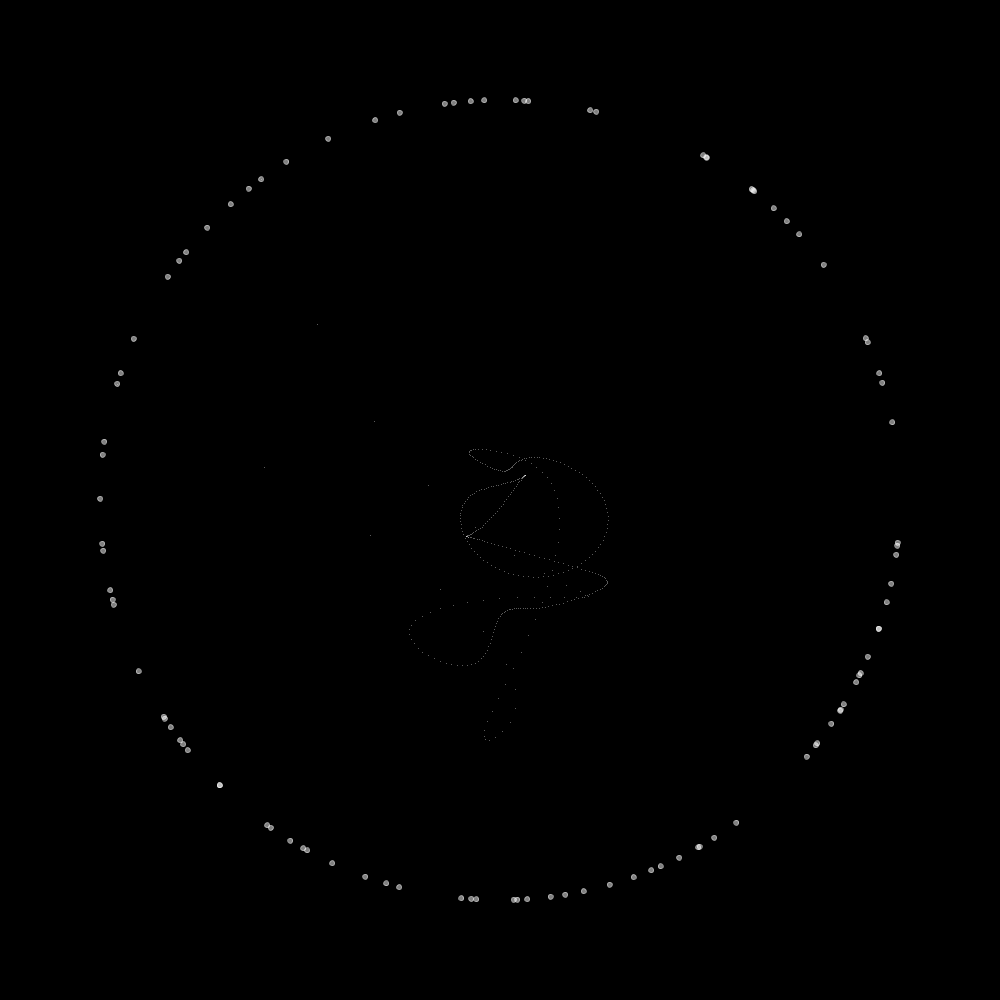
Frame 1 (no input)
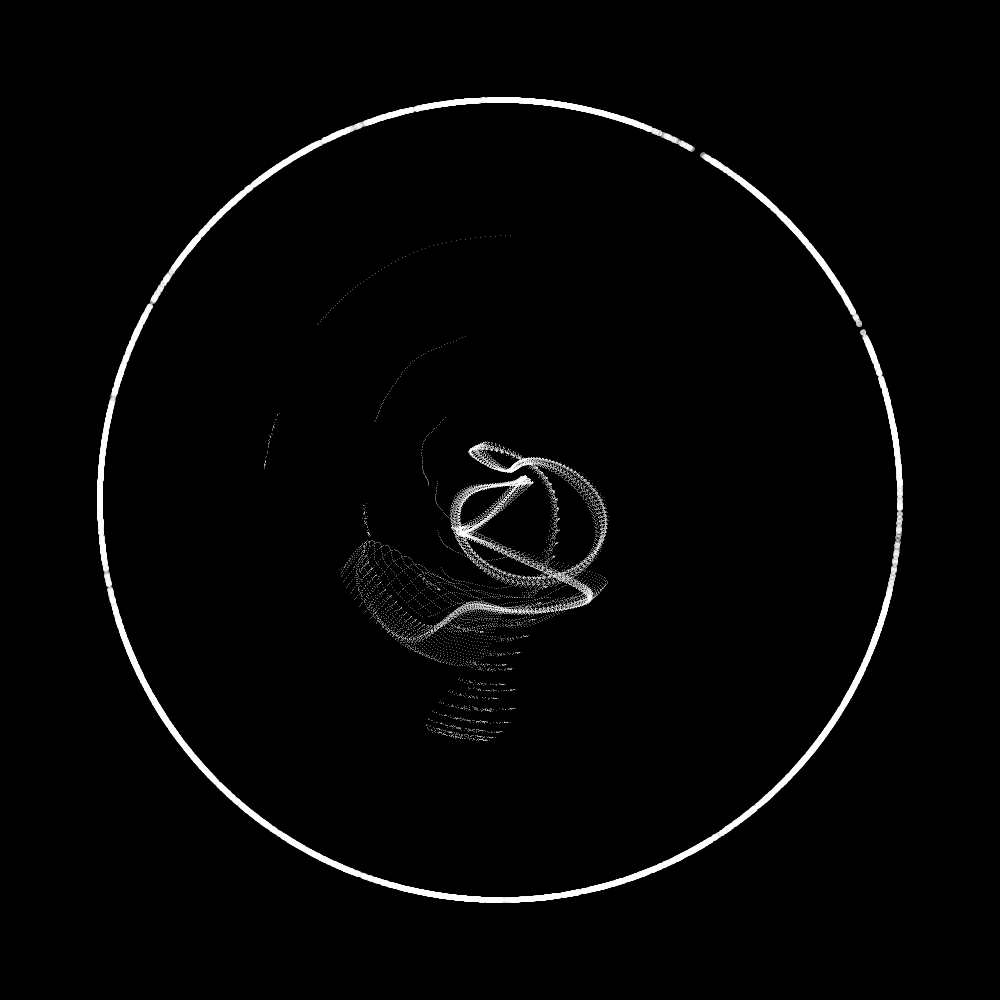
Frame 60 (the mouse pressed at the canvas centre just before this capture)
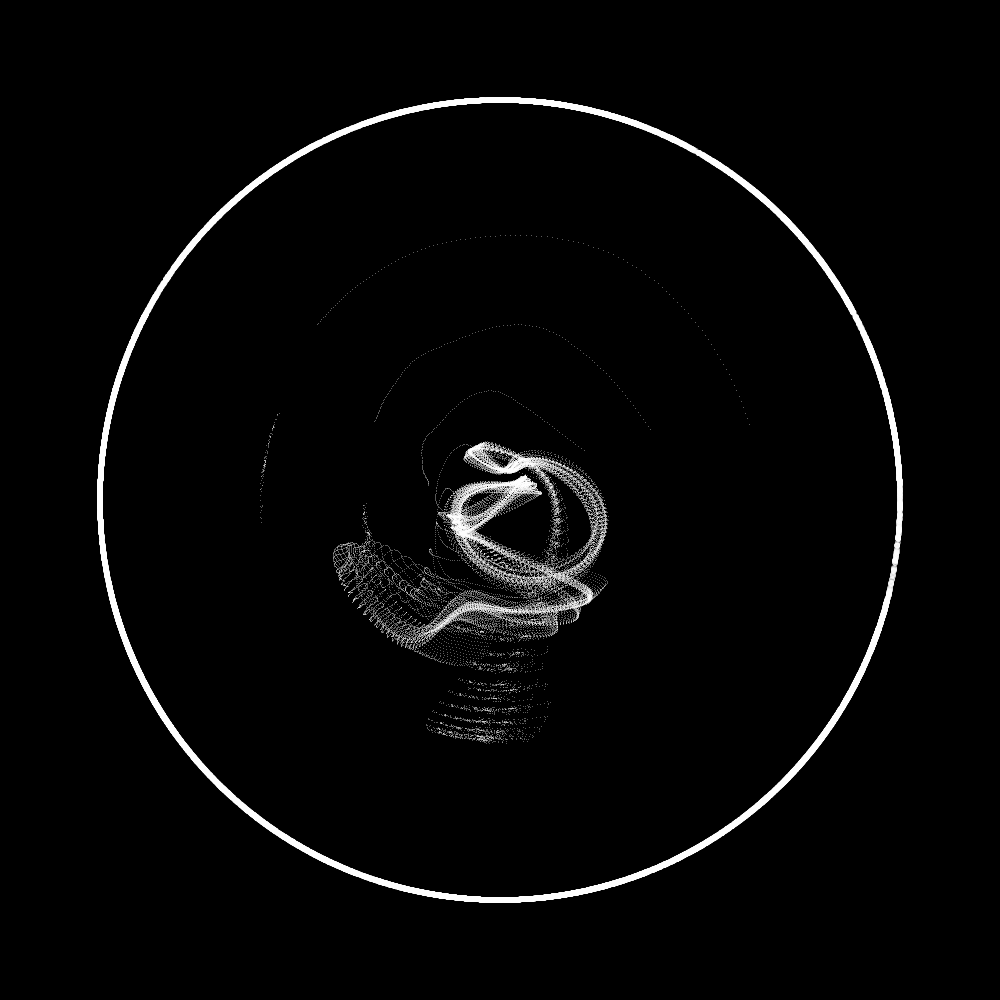
Frame 120 (the mouse held since frame 60 and released just before this capture)

The Processing sketch that drew these frames (run headless with seeded random() and noise(); from frame 60 on, the mouse is pressed at the canvas centre):

// Processing sketch: circular_bezier
// ── circular_bezier.pde
int points = 100;
float step = 0.0025;
PVector[][] p = new PVector[points][points];
float a[] = new float[points];

void setup() {
  size(1000, 1000);
  background(0);
  for (int i = 0; i < p.length; i++) {
    a[i] = radians(random(360));
    p[0][i] = PVector.fromAngle(a[i]).mult(400).add(width/2, height/2);
  }
}


void draw() {
  //background(0);

  for (int i = 0; i < p.length; i++) {
    a[i] += (noise(a[i]*0.01, (i+1)*frameCount*0.005)-0.5) * 0.1;
    p[0][i] = PVector.fromAngle(a[i]).mult(400).add(width/2, height/2);
  }

  float t = 0;
  while (t <= 1) {
    for (int n = points-1; n > 0; n--) {

      int level = points-n;
      int l = level-1;

      for (int i = 0; i < n; i++) {
        p[level][i] = PVector.lerp(p[l][i], p[l][i+1], t);
      }
    }

    g.stroke(255, 127);
    g.point(p[points-1][0].x, p[points-1][0].y);

    t+=step;
  }

  for (int i = 0; i < points; i++) {
    fill(255, 127);
    //if (random(1) > 0.9)
      ellipse(p[0][i].x, p[0][i].y, 5, 5);
  }

  if (keyPressed) {
    save(millis()+"out.png");
    exit();
  }
}
